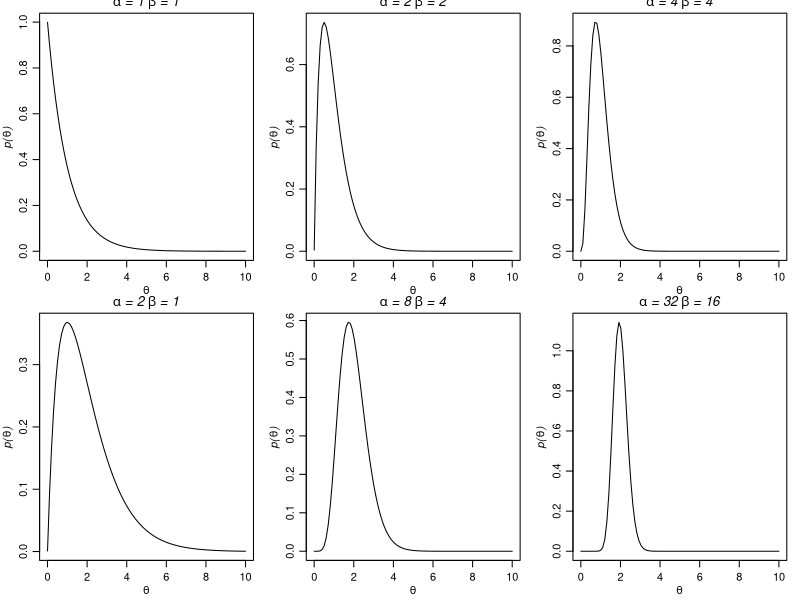
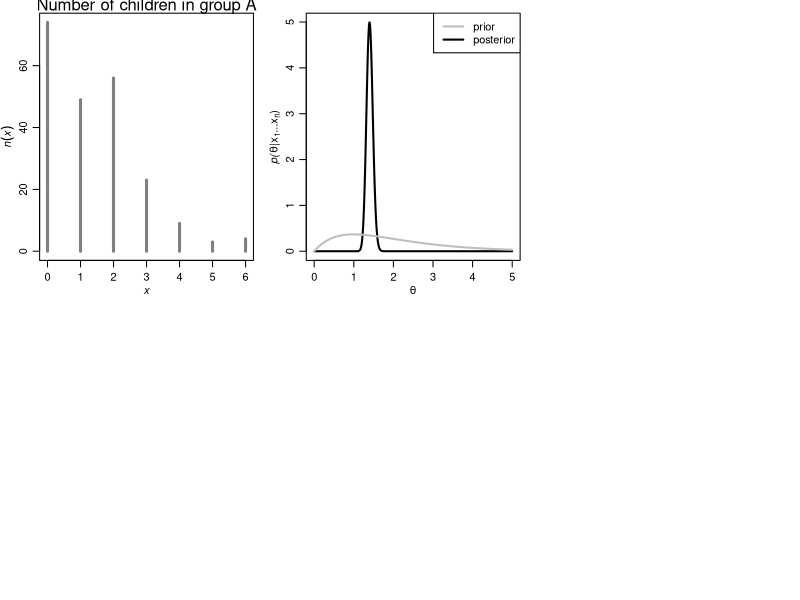

Reproduce these figures in R, in order.
## ---- chunk 1
par(mar=c(3,3,1,1),mgp=c(1.75,.75,0))
par(mfrow=c(2,3))

a<-1 ; b<-1
x<-seq(.001,10,length=100)
plot(x, dgamma(x,a,b),type="l",
     xlab=expression(theta), ylab=expression(italic(paste("p(",theta,")",sep=""))))
mtext(expression(italic(paste(alpha," = 1 ",beta," = 1",sep=""))),side=3,line=.12,cex=.8)

a<-2 ; b<-2
x<-seq(.001,10,length=100)
plot(x, dgamma(x,a,b),type="l",
     xlab=expression(theta), ylab=expression(italic(paste("p(",theta,")",sep=""))))
mtext(expression(italic(paste(alpha," = 2 ",beta," = 2",sep=""))),side=3,line=.12,cex=.8)

a<-4 ; b<-4
x<-seq(.001,10,length=100)
plot(x, dgamma(x,a,b),type="l",
     xlab=expression(theta), ylab=expression(italic(paste("p(",theta,")",sep=""))))
mtext(expression(italic(paste(alpha," = 4 ",beta," = 4",sep=""))),side=3,line=.12,cex=.8)

a<-2 ; b<-1
x<-seq(.001,10,length=100)
plot(x, dgamma(x,a,b),type="l",
     xlab=expression(theta), ylab=expression(italic(paste("p(",theta,")",sep=""))))
mtext(expression(italic(paste(alpha," = 2 ",beta," = 1",sep=""))),side=3,line=.12,cex=.8)

a <-8 ; b <-4
x<-seq(.001,10,length=100)
plot(x, dgamma(x,a,b),type="l",
     xlab=expression(theta), ylab=expression(italic(paste("p(",theta,")",sep=""))))
mtext(expression(italic(paste(alpha," = 8 ",beta," = 4",sep=""))),side=3,line=.12,cex=.8)

a<-32 ; b<-16
x<-seq(.001,10,length=100)
plot(x, dgamma(x,a,b),type="l",
     xlab=expression(theta), ylab=expression(italic(paste("p(",theta,")",sep=""))))
mtext(expression(italic(paste(alpha," = 32 ",beta," = 16",sep=""))),side=3,line=.12,cex=.8)
## ---- chunk 2
# data 
x <- c(2, 2, 1, 1, 2, 2, 1, 2, 1, 0, 2, 1, 1, 2, 0, 2, 2, 0, 2, 1, 0, 0, 3, 6, 
       1, 6, 4, 0, 3, 2, 0, 1, 0, 0, 0, 3, 0, 0, 0, 0, 0, 1, 0, 4, 2, 1, 0, 0, 
       1, 0, 3, 2, 5, 0, 1, 1, 2, 1, 2, 1, 2, 0, 0, 0, 2, 1, 0, 2, 0, 2, 4, 1, 
       1, 1, 2, 0, 1, 1, 1, 1, 0, 2, 3, 2, 0, 2, 1, 3, 1, 3, 2, 2, 3, 2, 0, 0, 
       0, 1, 0, 0, 0, 1, 2, 0, 3, 3, 0, 1, 2, 2, 2, 0, 6, 0, 0, 0, 2, 0, 1, 1, 
       1, 3, 3, 2, 1, 1, 0, 1, 0, 0, 2, 0, 2, 0, 1, 0, 2, 0, 0, 2, 2, 4, 1, 2, 
       3, 2, 0, 0, 0, 1, 0, 0, 1, 5, 2, 1, 3, 2, 0, 2, 1, 1, 3, 0, 5, 0, 0, 2, 
       4, 3, 4, 0, 0, 0, 0, 0, 0, 2, 2, 0, 0, 2, 0, 0, 1, 1, 0, 2, 1, 3, 3, 2, 
       2, 0, 0, 2, 3, 2, 4, 3, 3, 4, 0, 3, 0, 1, 0, 1, 2, 3, 4, 1, 2, 6, 2, 1, 
       2, 2)

n <- length(x) # sample size 
s <- sum(x)    # sum of x_i

# plot the data 
plot(table(x), type="h",
     xlab=expression(italic(x)),
     ylab=expression(italic(n(x))),col=gray(.5) ,lwd=3)
mtext("Number of children in group A",side=3)

## ---- chunk 3
# prior parameter
a <-  2 ; b <-  1
(a+s)/(b+n)   # posterior mean (our estimation of theta)
xtheta<-seq(0,5,length=1000) # parameter space
plot(xtheta,dgamma(xtheta,a+s,b+n),type="l", lwd = 2, col= "black",xlab=expression(theta),
     ylab=expression(paste(italic("p("),theta,"|",x[1],"...",x[n],")",sep="")))
lines(xtheta,dgamma(xtheta,a,b),type="l",lwd=2, col = "grey")
legend("topright",legend=c("prior","posterior"),
       lwd = 2,col=c("grey","black"))
